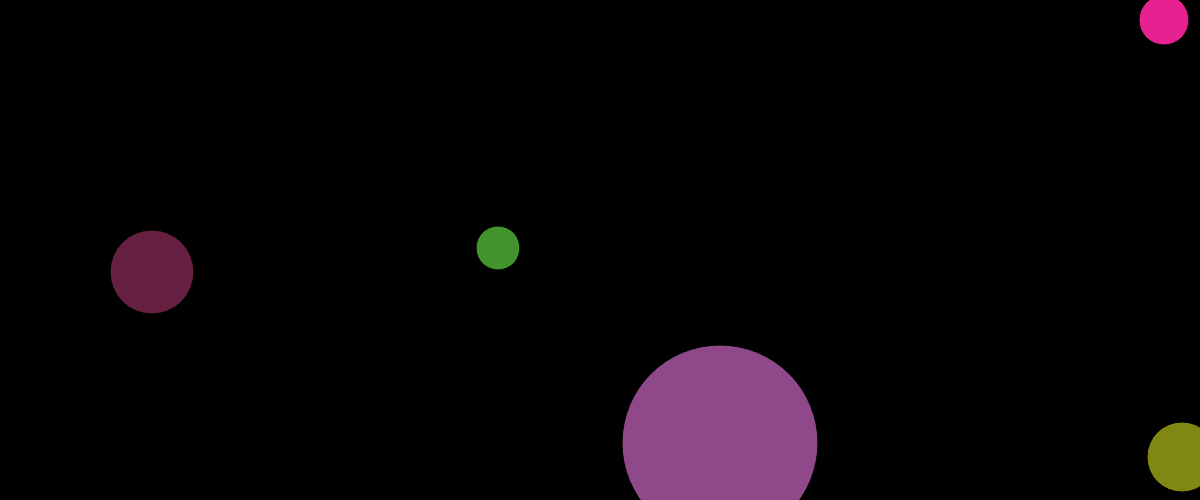
Frame 1 (no input)
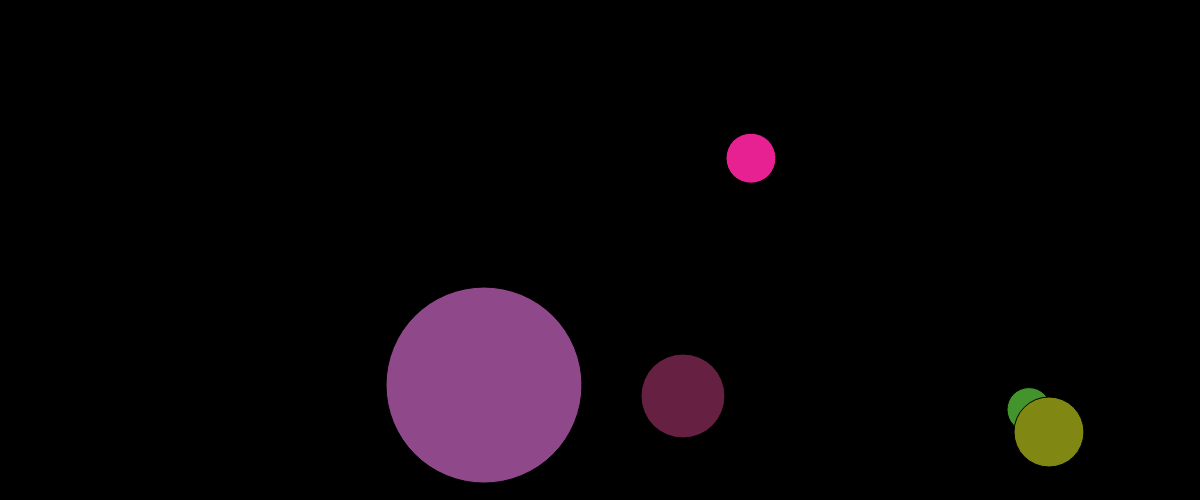
Frame 60 (no input)
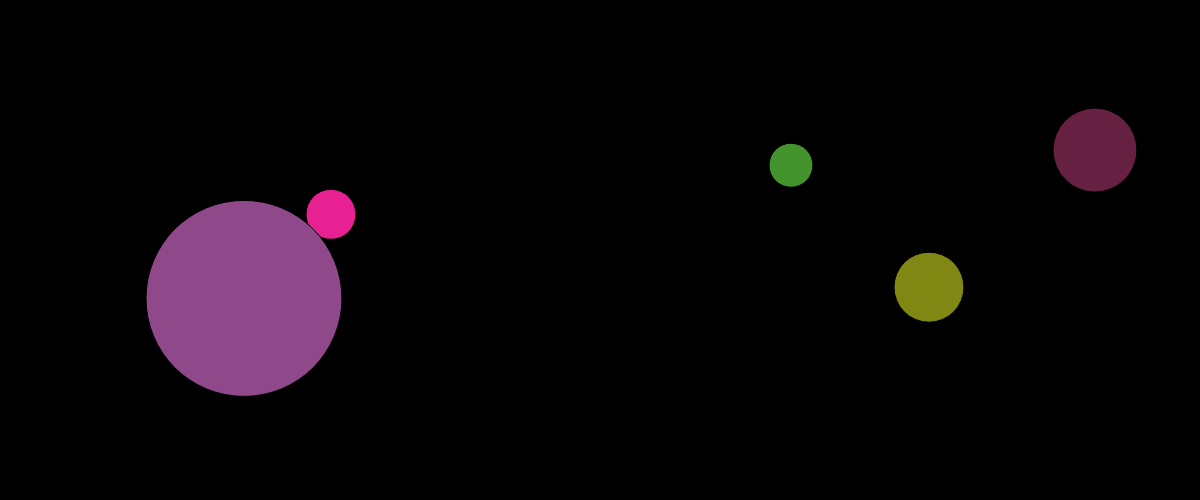
Frame 120 (the mouse pressed at the canvas centre since frame 60)

The p5.js sketch that drew these frames (run headless with seeded random() and noise() and a simulated clock; from frame 60 on, the mouse is pressed at the canvas centre):

// p5.js sketch
// ── sketch.js
const GRAVITY = 1;
const DAMPING = -0.8;
const randomColor = () =>
  "#" + Math.floor(Math.random() * 16777215).toString(16);

let balls;

function setup() {
  createCanvas(windowWidth, windowHeight / 2);

  balls = [];
  for (let i = 0; i < 5; i++) {
    balls.push(
      ballFactory(
        randomColor(),
        randomInt(0, width),
        randomInt(0, height),
        randomInt(height * 0.03, height * 0.2),
        randomInt(-10, 10),
        randomInt(-10, 10)
      )
    );
  }
}

function draw() {
  background("black");
  for (let j = 0; j < balls.length; j++) {
    ball = balls[j];
    ball.render();

    ball.x += ball.xSpeed;
    ball.y += ball.ySpeed;
    ball.ySpeed += GRAVITY;

    if (ball.rightEdge() > width || ball.leftEdge() < 0) {
      ball.xSpeed *= -1;
      if (ball.rightEdge() > width) {
        ball.x = width - ball.radius;
      } else {
        ball.x = ball.radius;
      }
    }
    if (ball.bottomEdge() > height || ball.topEdge() < 0) {
      ball.ySpeed *= DAMPING;
      if (ball.bottomEdge() > height) {
        ball.y = height - ball.radius;
      } else if (ball.topEdge() < 0) {
        ball.y = ball.radius;
      }
    }
  }
}

function mousePressed() {
  for (let k = 0; k < balls.length; k++) {
    balls[k].ySpeed -= 20;
  }
}

function ballFactory(colour, x, y, radius, xSpeed, ySpeed) {
  return {
    colour,
    x,
    y,
    radius,
    xSpeed,
    ySpeed,
    render() {
      fill(colour);
      circle(this.x, this.y, this.radius * 2);
    },
    topEdge() {
      return this.y - this.radius;
    },
    rightEdge() {
      return this.x + this.radius;
    },
    bottomEdge() {
      return this.y + this.radius;
    },
    leftEdge() {
      return this.x - this.radius;
    },
  };
}

function randomInt(start, stop) {
  return Math.floor(Math.random() * (stop - start) + start);
}

function verlet(currPos, prevPos, acc, dt) {
  return 2*currPos - prevPos + acc*dt*dt;
}
